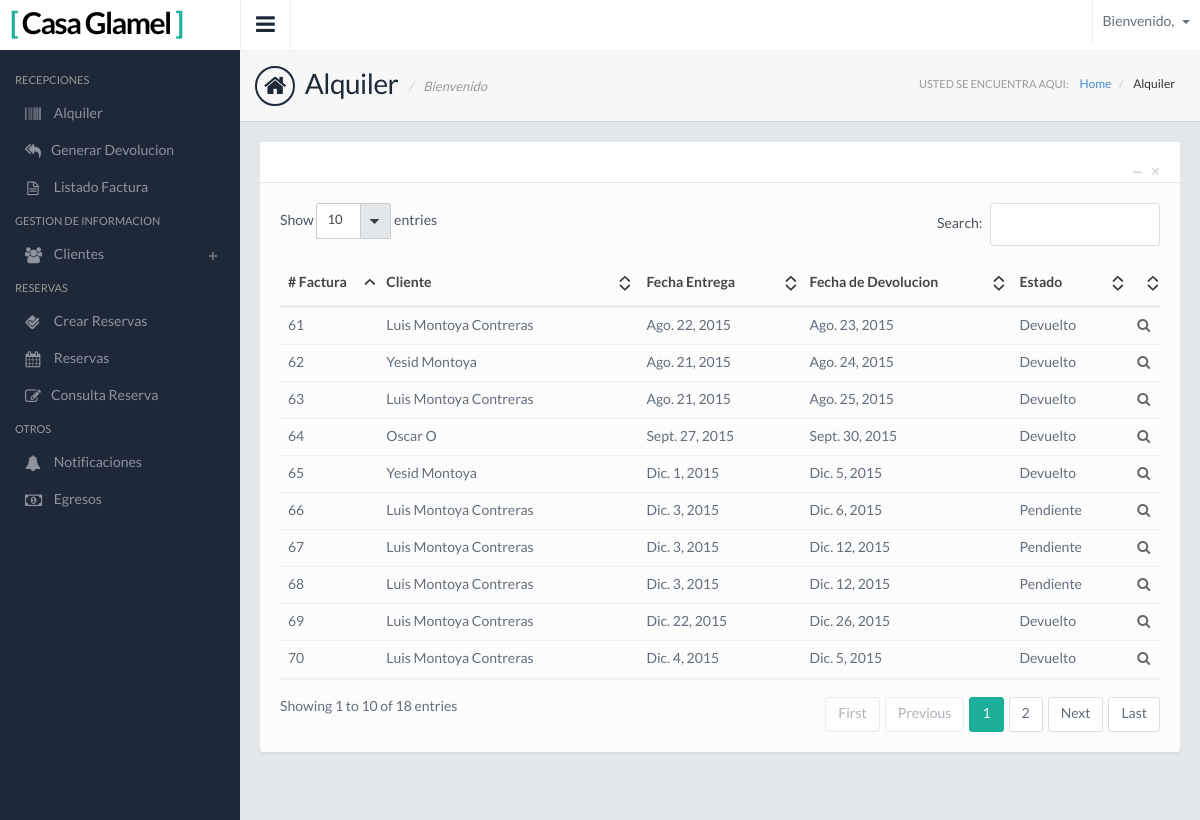
The page /Factura-List/ on the database its author committed.
### Apps/Alquiler/models.py (models this page shows, shortened)
class Alquiler(models.Model):
    cliente = models.ForeignKey(Cliente)
    vendedor = models.CharField(max_length=50,blank=True)
    fecha_entrega = models.DateField()
    fecha_devolucion = models.DateField()
    devuelto = models.BooleanField(default=False)
    deposito = models.IntegerField()
    observaciones = models.TextField()
    fecha_devolucion_dia = models.DateField(blank=True,null=True)
    multa = models.IntegerField(blank=True,null=True)
    descuento = models.IntegerField(default=0, blank=True, null=True,
                                    validators=[
                                        MaxValueValidator(100),
                                        MinValueValidator(0)
                                    ])

### Apps/GestionInf/models.py (models this page shows)
class Cliente(models.Model):
    full_nombre = models.CharField(max_length=100)
    identificacion = models.IntegerField()
    direccion = models.CharField(max_length=100)
    telefono = models.IntegerField()
    correo = models.CharField(max_length=100)
    peligroso = models.BooleanField(default=False)
    numeros_compras = models.IntegerField(default=0,blank=True, null=True)
    def __str__(self):
        return self.full_nombre

### Apps/Alquiler/views.py (the view)
# urls.py: url(r'Factura-List/$', Factura_List.as_view(), name='Factura_List'),
class Factura_List(LoginRequiredMixin,ListView):
    model = Alquiler
    login_url = '/'
    context_object_name = 'alquiler'
    template_name = 'ModuloRecepcionista/Alquiler/AlquilerDetailTemplate/alquiler_list.html'

### templates/ModuloRecepcionista/Alquiler/AlquilerDetailTemplate/alquiler_list.html (shortened to what this page needs)
{% extends "base_2.html" %}
{% load static from staticfiles %}
{% block link%} <link href="{% static 'css/jquery.datatables.css' %}" rel="stylesheet"> {%endblock%}
{% block page %} Alquiler {% endblock %}
{% block page2 %} Alquiler {% endblock %}
{% block contenido%}
    <div class="panel panel-default">
        <div class="panel-heading">
          <div class="panel-btns">
            <a href="#" class="panel-close">&times;</a>
            <a href="#" class="minimize">&minus;</a>
          </div>
        </div>
        <div class="panel-body">
          <div class="table-responsive">
          <table class="table" id="table3">
              <thead>
                 <tr>
                    <th># Factura</th>
                    <th>Cliente</th>
                    <th>Fecha Entrega</th>
                    <th>Fecha de Devolucion</th>
                    <th>Estado</th>
                     <th></th>
                 </tr>
              </thead>
              <tbody>
                 {%for alquiler in alquiler%}
                 <tr class="odd gradeX">
                    <td>{{alquiler.pk}}</td>
                     <td>{{alquiler.cliente}}</td>
                     <td>{{alquiler.fecha_entrega}}</td>
                     <td>{{alquiler.fecha_devolucion}}</td>
                     {% if alquiler.devuelto %}
                     <td>Devuelto</td>
                         {% else %}
                         <td>Pendiente</td>
                     {% endif %}
                    <td class="table-action">
                      <a href="{% url 'Alquiler:Alquiler_Factura' alquiler.pk %}"><i class="fa fa-search"></i></a>
                    </td>
                 </tr>
                 {%endfor%}
              </tbody>
           </table>
          </div>
        </div>
      </div>
{% endblock %}

### static/css/style.default.css (style rules this page uses)
body { background: #1d2939; font-family: 'LatoRegular', 'Lucida Grande', 'Lucida Sans Unicode', Helvetica, sans-serif !important; line-height: 21px; color: #636e7b; overflow: hidden; }
.table-action { text-align: center; }
.table-action a, .table-action-hide a { display: inline-block; margin-right: 5px; color: #666; }
.table-action a:last-child, .table-action-hide a:last-child { margin-right: 0; }

### rows shown on the page
Alquiler: pk "61", cliente "Luis Montoya Contreras", fecha_entrega "Ago. 22, 2015", fecha_devolucion "Ago. 23, 2015", devuelto "Devuelto"
Alquiler: pk "62", cliente "Yesid Montoya", fecha_entrega "Ago. 21, 2015", fecha_devolucion "Ago. 24, 2015", devuelto "Devuelto"
Alquiler: pk "63", cliente "Luis Montoya Contreras", fecha_entrega "Ago. 21, 2015", fecha_devolucion "Ago. 25, 2015", devuelto "Devuelto"
Alquiler: pk "64", cliente "Oscar O", fecha_entrega "Sept. 27, 2015", fecha_devolucion "Sept. 30, 2015", devuelto "Devuelto"
Alquiler: pk "65", cliente "Yesid Montoya", fecha_entrega "Dic. 1, 2015", fecha_devolucion "Dic. 5, 2015", devuelto "Devuelto"
Alquiler: pk "66", cliente "Luis Montoya Contreras", fecha_entrega "Dic. 3, 2015", fecha_devolucion "Dic. 6, 2015", devuelto "Pendiente"
Alquiler: pk "67", cliente "Luis Montoya Contreras", fecha_entrega "Dic. 3, 2015", fecha_devolucion "Dic. 12, 2015", devuelto "Pendiente"
Alquiler: pk "68", cliente "Luis Montoya Contreras", fecha_entrega "Dic. 3, 2015", fecha_devolucion "Dic. 12, 2015", devuelto "Pendiente"
Alquiler: pk "69", cliente "Luis Montoya Contreras", fecha_entrega "Dic. 22, 2015", fecha_devolucion "Dic. 26, 2015", devuelto "Devuelto"
Alquiler: pk "70", cliente "Luis Montoya Contreras", fecha_entrega "Dic. 4, 2015", fecha_devolucion "Dic. 5, 2015", devuelto "Devuelto"
